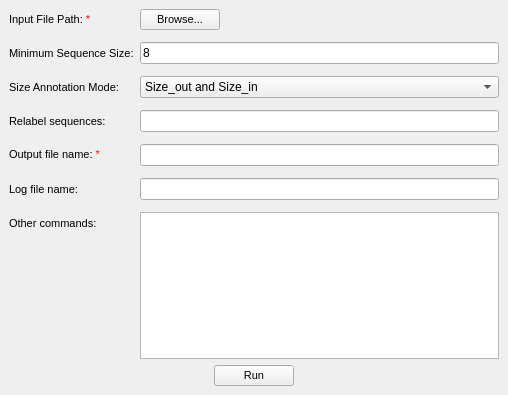
<?xml version="1.0" encoding="UTF-8"?>
<ui version="4.0">
 <class>ASV</class>
 <widget class="QMainWindow" name="ASV">
  <property name="geometry">
   <rect>
    <x>0</x>
    <y>0</y>
    <width>508</width>
    <height>395</height>
   </rect>
  </property>
  <property name="windowTitle">
   <string>Detect ASV</string>
  </property>
  <widget class="QWidget" name="centralwidget">
   <layout class="QVBoxLayout" name="verticalLayout_2">
    <item>
     <widget class="QFrame" name="frame">
      <property name="frameShape">
       <enum>QFrame::NoFrame</enum>
      </property>
      <property name="frameShadow">
       <enum>QFrame::Plain</enum>
      </property>
      <layout class="QFormLayout" name="formLayout">
       <property name="verticalSpacing">
        <number>12</number>
       </property>
       <property name="leftMargin">
        <number>0</number>
       </property>
       <property name="topMargin">
        <number>0</number>
       </property>
       <property name="rightMargin">
        <number>0</number>
       </property>
       <property name="bottomMargin">
        <number>0</number>
       </property>
       <item row="0" column="0">
        <widget class="QLabel" name="label_loadfile">
         <property name="font">
          <font>
           <pointsize>8</pointsize>
          </font>
         </property>
         <property name="text">
          <string>&lt;html&gt;&lt;head/&gt;&lt;body&gt;&lt;p&gt;&lt;span style=&quot; color:#000000;&quot;&gt;Input File Path: &lt;/span&gt;&lt;span style=&quot; color:#ff0000;&quot;&gt;*&lt;/span&gt;&lt;/p&gt;&lt;/body&gt;&lt;/html&gt;</string>
         </property>
         <property name="textFormat">
          <enum>Qt::RichText</enum>
         </property>
        </widget>
       </item>
       <item row="3" column="0">
        <widget class="QLabel" name="label_relabel">
         <property name="font">
          <font>
           <pointsize>8</pointsize>
          </font>
         </property>
         <property name="text">
          <string>Relabel sequences:</string>
         </property>
        </widget>
       </item>
       <item row="3" column="1">
        <widget class="QLineEdit" name="lineEdit_relabel"/>
       </item>
       <item row="4" column="0">
        <widget class="QLabel" name="label_outputname">
         <property name="font">
          <font>
           <pointsize>8</pointsize>
          </font>
         </property>
         <property name="text">
          <string>&lt;span style=&quot;color: black;&quot;&gt;Output file name: &lt;/span&gt;&lt;span style=&quot;color: red;&quot;&gt;*&lt;/span&gt;</string>
         </property>
         <property name="textFormat">
          <enum>Qt::RichText</enum>
         </property>
        </widget>
       </item>
       <item row="4" column="1">
        <widget class="QLineEdit" name="lineEdit_outname"/>
       </item>
       <item row="5" column="0">
        <widget class="QLabel" name="label_logname">
         <property name="font">
          <font>
           <pointsize>8</pointsize>
          </font>
         </property>
         <property name="text">
          <string>Log file name:</string>
         </property>
        </widget>
       </item>
       <item row="5" column="1">
        <widget class="QLineEdit" name="lineEdit_logname"/>
       </item>
       <item row="6" column="0">
        <widget class="QLabel" name="label_othercommand">
         <property name="font">
          <font>
           <pointsize>8</pointsize>
          </font>
         </property>
         <property name="text">
          <string>Other commands:</string>
         </property>
        </widget>
       </item>
       <item row="0" column="1">
        <widget class="QFrame" name="frame_3">
         <property name="frameShape">
          <enum>QFrame::NoFrame</enum>
         </property>
         <property name="frameShadow">
          <enum>QFrame::Plain</enum>
         </property>
         <layout class="QHBoxLayout" name="horizontalLayout">
          <property name="spacing">
           <number>0</number>
          </property>
          <property name="leftMargin">
           <number>0</number>
          </property>
          <property name="topMargin">
           <number>0</number>
          </property>
          <property name="rightMargin">
           <number>0</number>
          </property>
          <property name="bottomMargin">
           <number>0</number>
          </property>
          <item>
           <widget class="QPushButton" name="pushButton_loadfile">
            <property name="font">
             <font>
              <pointsize>8</pointsize>
             </font>
            </property>
            <property name="text">
             <string>Browse...</string>
            </property>
           </widget>
          </item>
          <item>
           <spacer name="horizontalSpacer">
            <property name="orientation">
             <enum>Qt::Horizontal</enum>
            </property>
            <property name="sizeHint" stdset="0">
             <size>
              <width>261</width>
              <height>20</height>
             </size>
            </property>
           </spacer>
          </item>
         </layout>
        </widget>
       </item>
       <item row="6" column="1">
        <widget class="QTextEdit" name="textEdit_othercommand"/>
       </item>
       <item row="1" column="0">
        <widget class="QLabel" name="label">
         <property name="font">
          <font>
           <pointsize>8</pointsize>
          </font>
         </property>
         <property name="text">
          <string>Minimum Sequence Size:</string>
         </property>
        </widget>
       </item>
       <item row="1" column="1">
        <widget class="QLineEdit" name="lineEdit_minsize">
         <property name="text">
          <string>8</string>
         </property>
        </widget>
       </item>
       <item row="2" column="0">
        <widget class="QLabel" name="label_2">
         <property name="font">
          <font>
           <pointsize>8</pointsize>
          </font>
         </property>
         <property name="text">
          <string>Size Annotation Mode:</string>
         </property>
        </widget>
       </item>
       <item row="2" column="1">
        <widget class="QComboBox" name="comboBox_size_mode">
         <item>
          <property name="text">
           <string>Size_out and Size_in</string>
          </property>
         </item>
         <item>
          <property name="text">
           <string>Size_out</string>
          </property>
         </item>
        </widget>
       </item>
      </layout>
     </widget>
    </item>
    <item>
     <widget class="QFrame" name="frame_2">
      <property name="frameShape">
       <enum>QFrame::NoFrame</enum>
      </property>
      <property name="frameShadow">
       <enum>QFrame::Plain</enum>
      </property>
      <layout class="QVBoxLayout" name="verticalLayout">
       <property name="spacing">
        <number>0</number>
       </property>
       <property name="leftMargin">
        <number>0</number>
       </property>
       <property name="topMargin">
        <number>0</number>
       </property>
       <property name="rightMargin">
        <number>0</number>
       </property>
       <property name="bottomMargin">
        <number>0</number>
       </property>
       <item alignment="Qt::AlignHCenter">
        <widget class="QPushButton" name="pushButton_run">
         <property name="font">
          <font>
           <pointsize>8</pointsize>
          </font>
         </property>
         <property name="text">
          <string>Run</string>
         </property>
        </widget>
       </item>
      </layout>
     </widget>
    </item>
   </layout>
  </widget>
  <widget class="QMenuBar" name="menubar">
   <property name="geometry">
    <rect>
     <x>0</x>
     <y>0</y>
     <width>508</width>
     <height>26</height>
    </rect>
   </property>
  </widget>
 </widget>
 <resources/>
 <connections/>
</ui>
